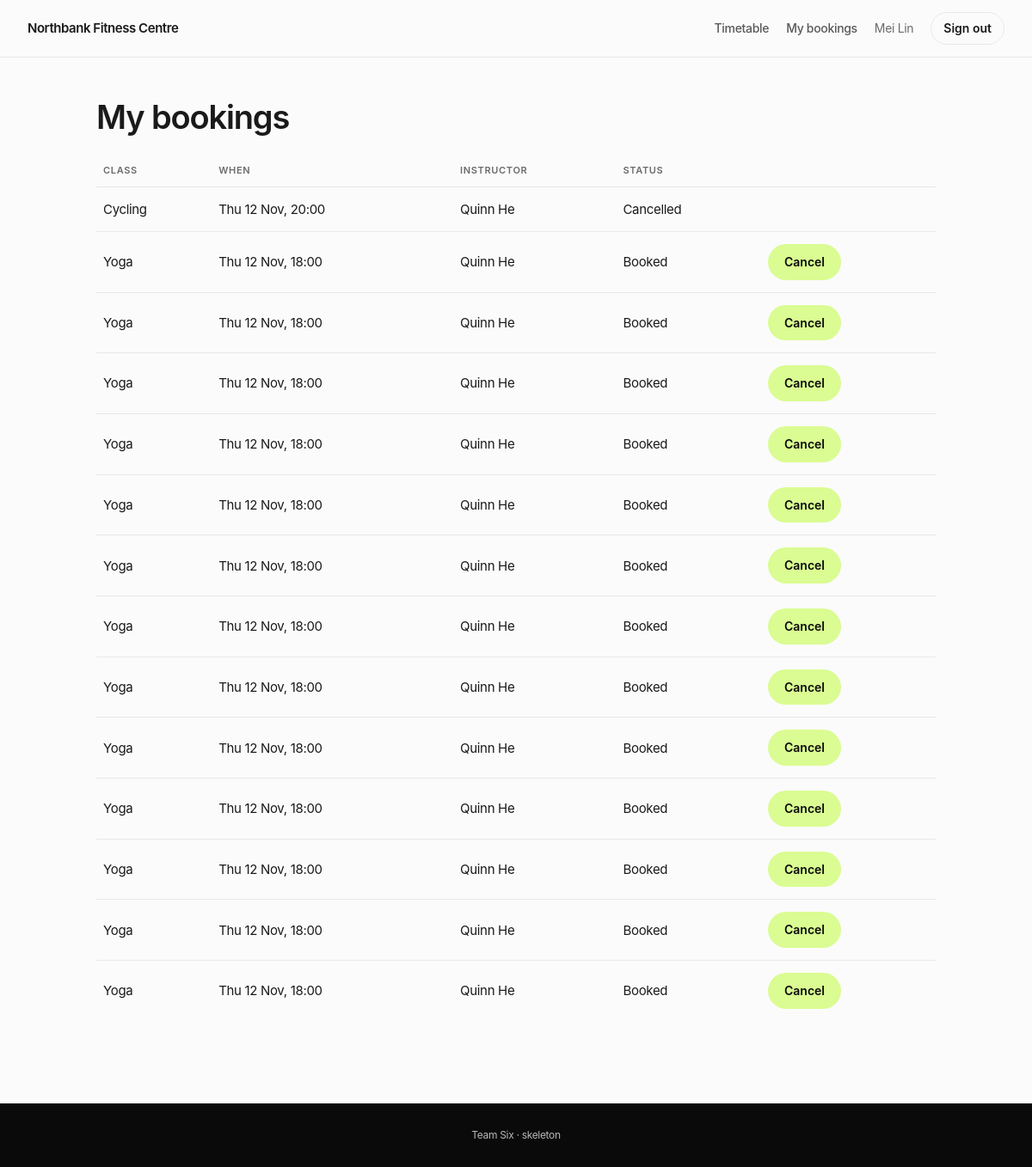
/my-bookings (signed in), run on the app's committed database.
### app/models.py (models this page shows, shortened)
class User(db.Model, UserMixin):
    id = db.Column(db.Integer, primary_key=True)
    name = db.Column(db.String(60), nullable=False)
    email = db.Column(db.String(120), unique=True, nullable=False)
    password_hash = db.Column(db.String(255), nullable=False)
    role = db.Column(db.String(10), nullable=False, default="member")   # member | staff
    phone = db.Column(db.String(30))
    status = db.Column(db.String(10), nullable=False, default="active")
    memberships = db.relationship("Membership", back_populates="user")
    bookings = db.relationship("Booking", back_populates="user")

class Booking(db.Model):
    id = db.Column(db.Integer, primary_key=True)
    user_id = db.Column(db.Integer, db.ForeignKey("user.id"), nullable=False)
    class_session_id = db.Column(db.Integer, db.ForeignKey("class_session.id"), nullable=False)
    membership_id = db.Column(db.Integer, db.ForeignKey("membership.id"), nullable=False)
    status = db.Column(db.String(12), nullable=False, default="Booked")
    booked_at = db.Column(db.DateTime, default=datetime.utcnow)
    cancelled_at = db.Column(db.DateTime)
    active = db.Column(db.Boolean, nullable=False, default=True)
    user = db.relationship("User", back_populates="bookings")
    session = db.relationship("ClassSession", back_populates="bookings")
    membership = db.relationship("Membership")

class ClassType(db.Model):
    id = db.Column(db.Integer, primary_key=True)
    name = db.Column(db.String(40), nullable=False)
    required_equipment = db.Column(db.String(120))
    duration_min = db.Column(db.Integer, nullable=False, default=60)

class ClassSession(db.Model):
    id = db.Column(db.Integer, primary_key=True)
    class_type_id = db.Column(db.Integer, db.ForeignKey("class_type.id"), nullable=False)
    instructor_id = db.Column(db.Integer, db.ForeignKey("instructor.id"), nullable=False)
    room_id = db.Column(db.Integer, db.ForeignKey("room.id"), nullable=False)
    start = db.Column(db.DateTime, nullable=False)
    end = db.Column(db.DateTime, nullable=False)
    capacity = db.Column(db.Integer, nullable=False)
    status = db.Column(db.String(12), nullable=False, default="scheduled")
    class_type = db.relationship("ClassType")
    instructor = db.relationship("Instructor")
    room = db.relationship("Room")
    bookings = db.relationship("Booking", back_populates="session")

class Instructor(db.Model):
    id = db.Column(db.Integer, primary_key=True)
    name = db.Column(db.String(60), nullable=False)
    profile = db.Column(db.Text)
    skills = db.relationship("InstructorSkill", back_populates="instructor")

### app/access.py (the view)
@bp.get("/my-bookings")
@login_required
def my_bookings():
    bookings = (Booking.query
                .filter_by(user_id=current_user.id)
                .order_by(Booking.booked_at.desc())
                .all())
    return render_template("my_bookings.html", bookings=bookings)

### app/access.py (called while the page is built)
@login_manager.user_loader
def load_user(user_id):
    return db.session.get(User, int(user_id))

### templates/my_bookings.html (shortened to what this page needs)
{% extends "base.html" %}
{% block content %}
<h1>My bookings</h1>
<table>
  <thead><tr><th>Class</th><th>When</th><th>Instructor</th><th>Status</th><th></th></tr></thead>
  <tbody>
  {% for b in bookings %}
    <tr>
      <td>{{ b.session.class_type.name }}</td>
      <td>{{ b.session.start.strftime("%a %d %b, %H:%M") }}</td>
      <td>{{ b.session.instructor.name }}</td>
      <td>{{ b.status }}</td>
      <td>
        {% if b.status == 'Booked' %}
        <form method="post" action="{{ url_for('booking.cancel', booking_id=b.id) }}"><button>Cancel</button></form>
        {% endif %}
      </td>
    </tr>
  {% else %}
    <tr><td colspan="5" class="hint">You have no bookings yet.</td></tr>
  {% endfor %}
  </tbody>
</table>
{% endblock %}

### templates/base.html (shortened to what this page needs)
<!doctype html>
<html lang="en">
<head>
  <link rel="stylesheet" href="{{ url_for('static', filename='style.css') }}">
</head>
<body>
<header class="bar">
  <a class="brand" href="{{ url_for('access.timetable') }}">Northbank Fitness Centre</a>
  <nav>
    <a href="{{ url_for('access.timetable') }}">Timetable</a>
    {% if current_user.is_authenticated %}
      <a href="{{ url_for('access.my_bookings') }}">My bookings</a>
      <span class="who">{{ current_user.name }}</span>
      <form method="post" action="{{ url_for('access.logout') }}"><button>Sign out</button></form>
    {% else %}
      <a href="{{ url_for('access.login') }}">Sign in</a>
    {% endif %}
  </nav>
</header>
<main>
  {% block content %}{% endblock %}
</main>
<footer class="foot">Team Six · skeleton</footer>
</body>
</html>

### static/style.css (style rules this page uses)
* { box-sizing: border-box; }
body { margin: 0; background: var(--bg); color: var(--ink); font: 400 16px/1.55 Inter, "Segoe UI", system-ui, sans-serif; letter-spacing: -0.02em; -webkit-font-smoothing: antialiased; }
.bar { position: sticky; top: 0; z-index: 10; display: flex; align-items: center; gap: 28px; padding: 14px 32px; background: rgba(251, 251, 251, 0.86); backdrop-filter: saturate(180%) blur(12px); border-bottom: 1px solid var(--line); }
.brand { font-weight: 600; font-size: 15px; letter-spacing: -0.03em; color: var(--ink); text-decoration: none; }
nav { display: flex; align-items: center; gap: 20px; margin-left: auto; }
nav a { color: var(--ink); text-decoration: none; font-size: 14px; font-weight: 500; opacity: 0.72; transition: opacity 0.15s ease; }
nav form { display: inline; margin: 0; }
.who { color: var(--muted); font-size: 14px; }
main { max-width: 1040px; margin: 0 auto; padding: 0 32px 96px; }
h1, h2 { letter-spacing: -0.03em; font-weight: 600; color: var(--ink); }
h1 { font-size: clamp(28px, 3.4vw, 38px); margin: 40px 0 10px; }
table { width: 100%; border-collapse: collapse; }
th { text-align: left; font-size: 11px; font-weight: 600; letter-spacing: 0.06em; text-transform: uppercase; color: var(--muted); padding: 14px 8px 10px; border-bottom: 1px solid var(--line); }
td { padding: 14px 8px; border-bottom: 1px solid var(--line); font-size: 15px; vertical-align: middle; }
tbody tr:last-child td { border-bottom: 0; }
button, .btn { font: inherit; font-size: 14px; font-weight: 600; padding: 9px 18px; border-radius: var(--pill); border: 1px solid transparent; background: var(--accent); color: var(--accent-ink); cursor: pointer; transition: transform 0.12s ease, background 0.15s ease; }
nav button { padding: 7px 14px; background: transparent; border: 1px solid var(--line); color: var(--ink); }
.foot { background: var(--dark); color: #B9B9B9; font-size: 12px; text-align: center; padding: 28px 0; margin-top: 0; }

### data on the page
User: name "Mei Lin"
Booking: session.class_type.name "Cycling", session.start "Thu 12 Nov, 20:00", session.instructor.name "Quinn He", status "Cancelled"
Booking: session.class_type.name "Yoga", session.start "Thu 12 Nov, 18:00", session.instructor.name "Quinn He", status "Booked"
Booking: session.class_type.name "Yoga", session.start "Thu 12 Nov, 18:00", session.instructor.name "Quinn He", status "Booked"
Booking: session.class_type.name "Yoga", session.start "Thu 12 Nov, 18:00", session.instructor.name "Quinn He", status "Booked"
Booking: session.class_type.name "Yoga", session.start "Thu 12 Nov, 18:00", session.instructor.name "Quinn He", status "Booked"
Booking: session.class_type.name "Yoga", session.start "Thu 12 Nov, 18:00", session.instructor.name "Quinn He", status "Booked"
Booking: session.class_type.name "Yoga", session.start "Thu 12 Nov, 18:00", session.instructor.name "Quinn He", status "Booked"
Booking: session.class_type.name "Yoga", session.start "Thu 12 Nov, 18:00", session.instructor.name "Quinn He", status "Booked"
Booking: session.class_type.name "Yoga", session.start "Thu 12 Nov, 18:00", session.instructor.name "Quinn He", status "Booked"
Booking: session.class_type.name "Yoga", session.start "Thu 12 Nov, 18:00", session.instructor.name "Quinn He", status "Booked"
Booking: session.class_type.name "Yoga", session.start "Thu 12 Nov, 18:00", session.instructor.name "Quinn He", status "Booked"
Booking: session.class_type.name "Yoga", session.start "Thu 12 Nov, 18:00", session.instructor.name "Quinn He", status "Booked"
Booking: session.class_type.name "Yoga", session.start "Thu 12 Nov, 18:00", session.instructor.name "Quinn He", status "Booked"
Booking: session.class_type.name "Yoga", session.start "Thu 12 Nov, 18:00", session.instructor.name "Quinn He", status "Booked"
